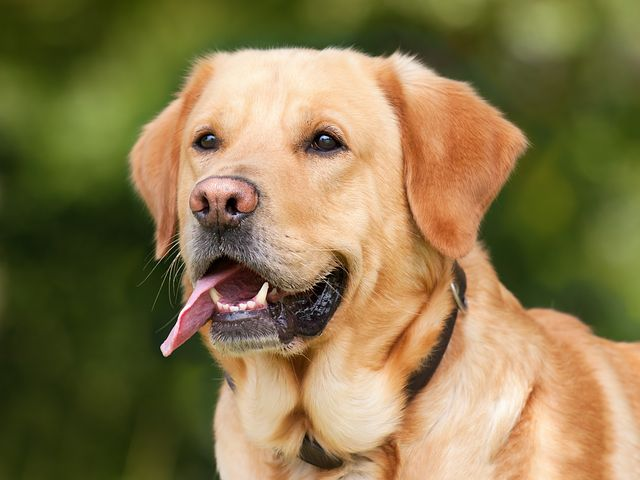
#> input picture input.jpg, 640 x 480 px, found by its file name
$ jupyter execute 'user-defined convolution.ipynb'
#> lines starting #> are read from the running program, lines starting #| are printed output that depends on the picture
#> in processimg, img is the input picture: shape (480, 640, 3); mean B, G, R 76.2, 119.6, 136.4
#> in processimg, `img = cv2.cvtColor(src=img, code=cv2.COLOR_BGR2GRAY)`:
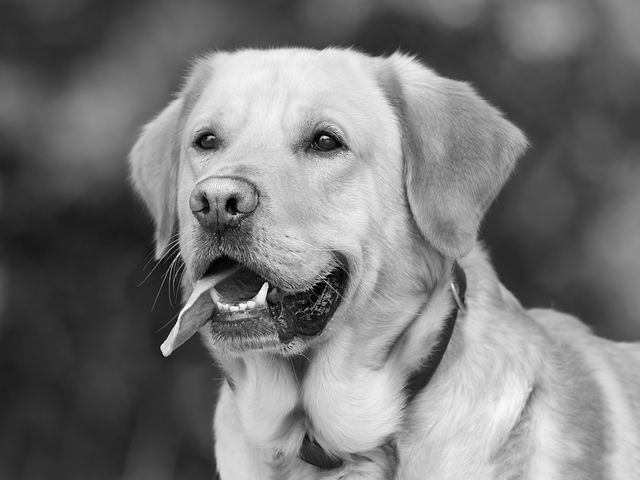
#> img: shape (480, 640); min 0, max 253, mean 119.7
[cell 1]
import cv2
from google.colab.patches import cv2_imshow
import pandas as pd
import numpy as np

[cell 2]
# Convolution with stride = 2

def convolution(img, kernel, padding=0, strides=2):
#> called with kernel = array of shape (3, 3), padding = 2, strides = 2
    kernel = np.flipud(np.fliplr(kernel))
    xAxis = img.shape[0]
#> xAxis = 480
    yAxis = img.shape[0]
#> yAxis = 480
    xKernel = kernel.shape[0]
    yKernel = kernel.shape[1]
    xVal = int(((xAxis - xKernel + 120 * padding) / strides) + 120)
#> xVal = 478
    yVal = int(((yAxis - yKernel + 220 * padding) / strides) + 220)
#> yVal = 678
    dst = np.zeros((xVal, yVal))

    if padding != 0:
        imgpad = np.zeros((img.shape[0] + padding*2, img.shape[1] + padding*2))
        imgpad[int(padding):int(-1 * padding), int(padding):int(-1 * padding)] = img
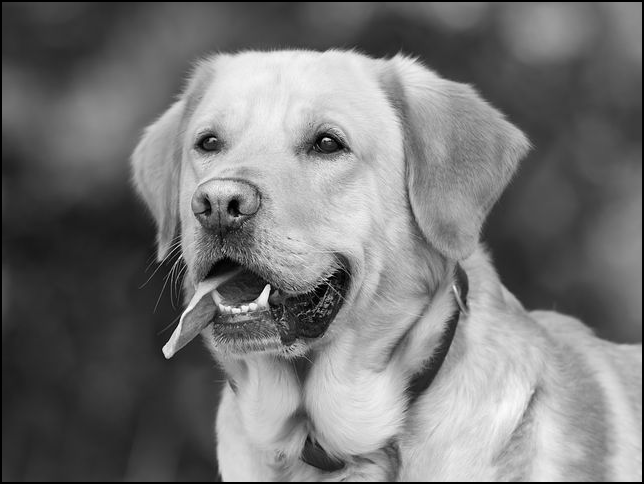
#> imgpad: shape (484, 644) float64; min 0, max 253, mean 118
    else:
        imgpad = img

    for y in range(img.shape[1]):
        if y > img.shape[1] - yKernel:
            break
        if y % strides == 0:
            for x in range(img.shape[0]):
                if x > img.shape[0] - xKernel:
                    break
                try:
                    if x % strides == 0:
                        dst[x, y] = (kernel * imgpad[x: x + xKernel, y: y + yKernel]).sum()
                except:
                    break
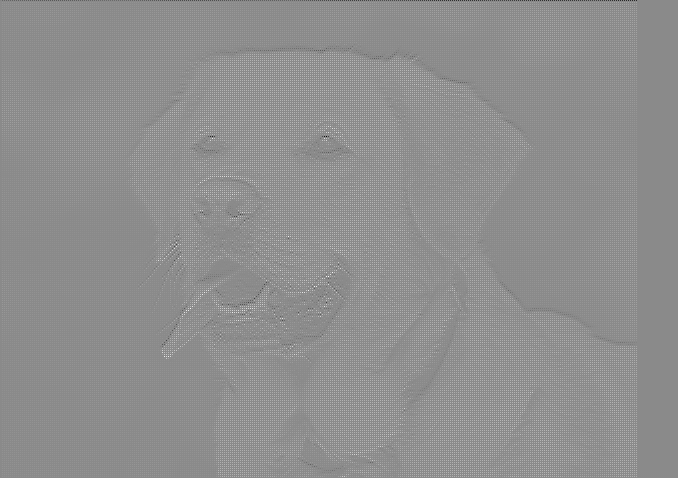
#> dst: shape (478, 678) float64; min -772, max 648, mean 27.4; drawn with min black and max white

    return dst

[cell 3]
def processimg(img):
    img = cv2.imread(img)
    img = cv2.cvtColor(src=img, code=cv2.COLOR_BGR2GRAY)
    return img
